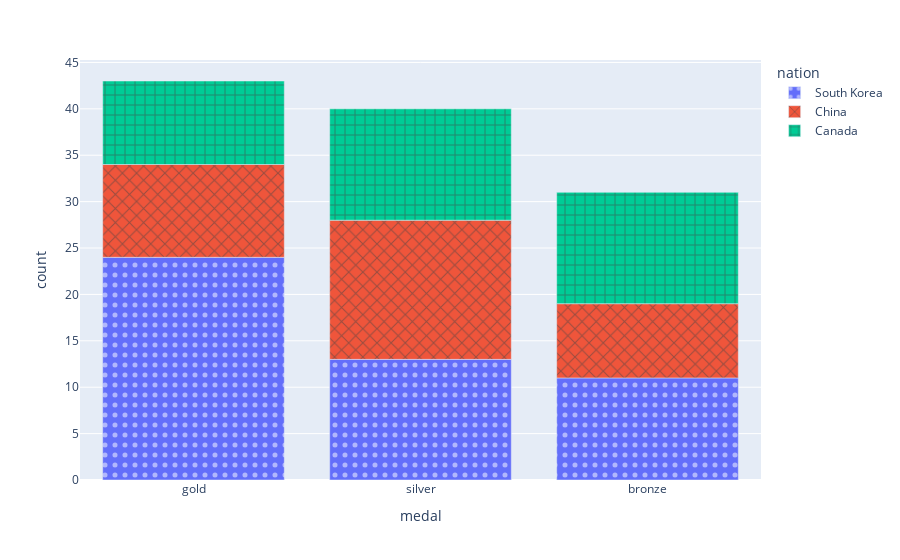

The notebook cell saved with this chart:
### Code cell
import plotly.express as px
df = px.data.medals_long()
print(df.head(5))
fig = px.bar(df, x="medal", y="count", color="nation",
             pattern_shape="nation", pattern_shape_sequence=[".", "x", "+"])
fig.show()

### Figure 1 — Plotly figure (JSON) as saved in the notebook; plotly's stock layout.template omitted (floating-point values rounded to 4 significant figures)
{"data": [{"alignmentgroup": "True", "hovertemplate": "nation=South Korea<br>medal=%{x}<br>count=%{y}<extra></extra>", "legendgroup": "South Korea", "marker": {"color": "#636efa", "pattern": {"shape": "."}}, "name": "South Korea", "offsetgroup": "South Korea", "orientation": "v", "showlegend": true, "textposition": "auto", "type": "bar", "x": ["gold", "silver", "bronze"], "xaxis": "x", "y": [24, 13, 11], "yaxis": "y"}, {"alignmentgroup": "True", "hovertemplate": "nation=China<br>medal=%{x}<br>count=%{y}<extra></extra>", "legendgroup": "China", "marker": {"color": "#EF553B", "pattern": {"shape": "x"}}, "name": "China", "offsetgroup": "China", "orientation": "v", "showlegend": true, "textposition": "auto", "type": "bar", "x": ["gold", "silver", "bronze"], "xaxis": "x", "y": [10, 15, 8], "yaxis": "y"}, {"alignmentgroup": "True", "hovertemplate": "nation=Canada<br>medal=%{x}<br>count=%{y}<extra></extra>", "legendgroup": "Canada", "marker": {"color": "#00cc96", "pattern": {"shape": "+"}}, "name": "Canada", "offsetgroup": "Canada", "orientation": "v", "showlegend": true, "textposition": "auto", "type": "bar", "x": ["gold", "silver", "bronze"], "xaxis": "x", "y": [9, 12, 12], "yaxis": "y"}], "layout": {"barmode": "relative", "legend": {"title": {"text": "nation"}, "tracegroupgap": 0}, "margin": {"t": 60}, "xaxis": {"anchor": "y", "domain": [0, 1], "title": {"text": "medal"}}, "yaxis": {"anchor": "x", "domain": [0, 1], "title": {"text": "count"}}}}
